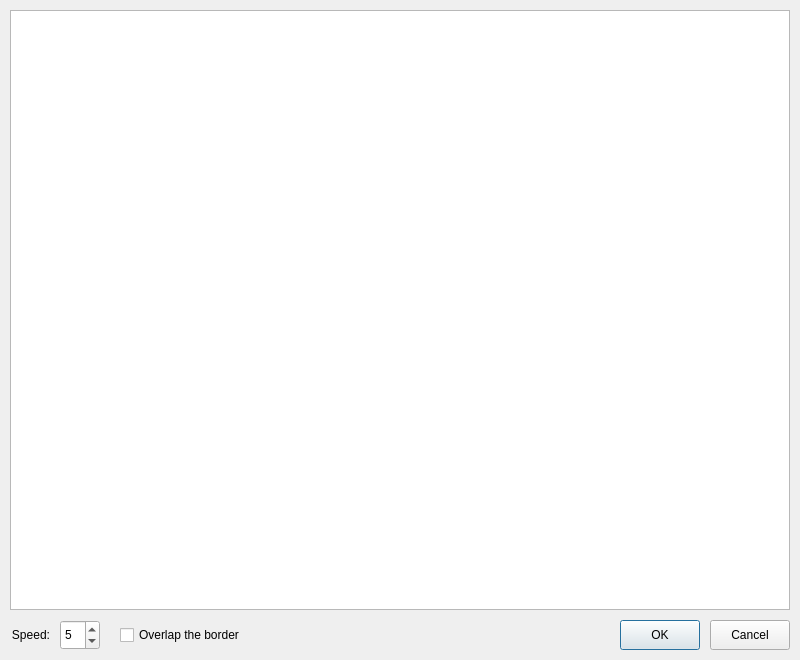
<?xml version="1.0" encoding="UTF-8"?>
<ui version="4.0">
 <class>GlowEditor</class>
 <widget class="QDialog" name="GlowEditor">
  <property name="geometry">
   <rect>
    <x>0</x>
    <y>0</y>
    <width>800</width>
    <height>660</height>
   </rect>
  </property>
  <property name="windowTitle">
   <string>Glow Effect Editor</string>
  </property>
  <widget class="QListWidget" name="list">
   <property name="geometry">
    <rect>
     <x>10</x>
     <y>10</y>
     <width>780</width>
     <height>600</height>
    </rect>
   </property>
   <property name="styleSheet">
    <string notr="true">QListView::item:selected {
    background: blue;	
	border: 2px solid blue;
}</string>
   </property>
   <property name="frameShadow">
    <enum>QFrame::Plain</enum>
   </property>
   <property name="editTriggers">
    <set>QAbstractItemView::NoEditTriggers</set>
   </property>
   <property name="viewMode">
    <enum>QListView::IconMode</enum>
   </property>
  </widget>
  <widget class="QSpinBox" name="speed">
   <property name="geometry">
    <rect>
     <x>60</x>
     <y>620</y>
     <width>40</width>
     <height>30</height>
    </rect>
   </property>
   <property name="maximum">
    <number>20</number>
   </property>
   <property name="value">
    <number>5</number>
   </property>
  </widget>
  <widget class="QLabel" name="speedTag">
   <property name="geometry">
    <rect>
     <x>10</x>
     <y>620</y>
     <width>40</width>
     <height>30</height>
    </rect>
   </property>
   <property name="text">
    <string>Speed:</string>
   </property>
   <property name="alignment">
    <set>Qt::AlignRight|Qt::AlignTrailing|Qt::AlignVCenter</set>
   </property>
  </widget>
  <widget class="QCheckBox" name="overlap">
   <property name="geometry">
    <rect>
     <x>120</x>
     <y>620</y>
     <width>141</width>
     <height>30</height>
    </rect>
   </property>
   <property name="text">
    <string>Overlap the border</string>
   </property>
  </widget>
  <widget class="QPushButton" name="ok">
   <property name="geometry">
    <rect>
     <x>620</x>
     <y>620</y>
     <width>80</width>
     <height>30</height>
    </rect>
   </property>
   <property name="sizePolicy">
    <sizepolicy hsizetype="Fixed" vsizetype="Fixed">
     <horstretch>0</horstretch>
     <verstretch>0</verstretch>
    </sizepolicy>
   </property>
   <property name="minimumSize">
    <size>
     <width>0</width>
     <height>30</height>
    </size>
   </property>
   <property name="text">
    <string>OK</string>
   </property>
   <property name="default">
    <bool>true</bool>
   </property>
  </widget>
  <widget class="QPushButton" name="cancel">
   <property name="geometry">
    <rect>
     <x>710</x>
     <y>620</y>
     <width>80</width>
     <height>30</height>
    </rect>
   </property>
   <property name="sizePolicy">
    <sizepolicy hsizetype="Fixed" vsizetype="Fixed">
     <horstretch>0</horstretch>
     <verstretch>0</verstretch>
    </sizepolicy>
   </property>
   <property name="minimumSize">
    <size>
     <width>0</width>
     <height>30</height>
    </size>
   </property>
   <property name="text">
    <string>Cancel</string>
   </property>
  </widget>
 </widget>
 <resources/>
 <connections/>
</ui>
